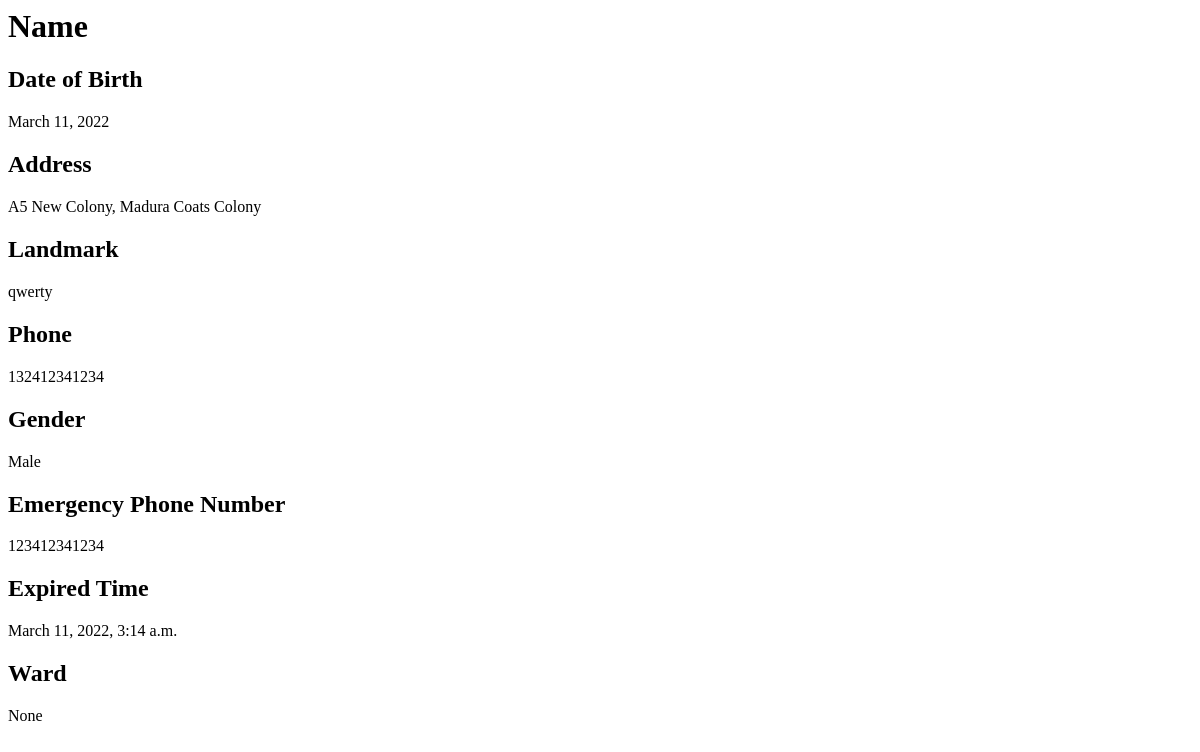
Page /patient-detail/1 on the earlier database version.
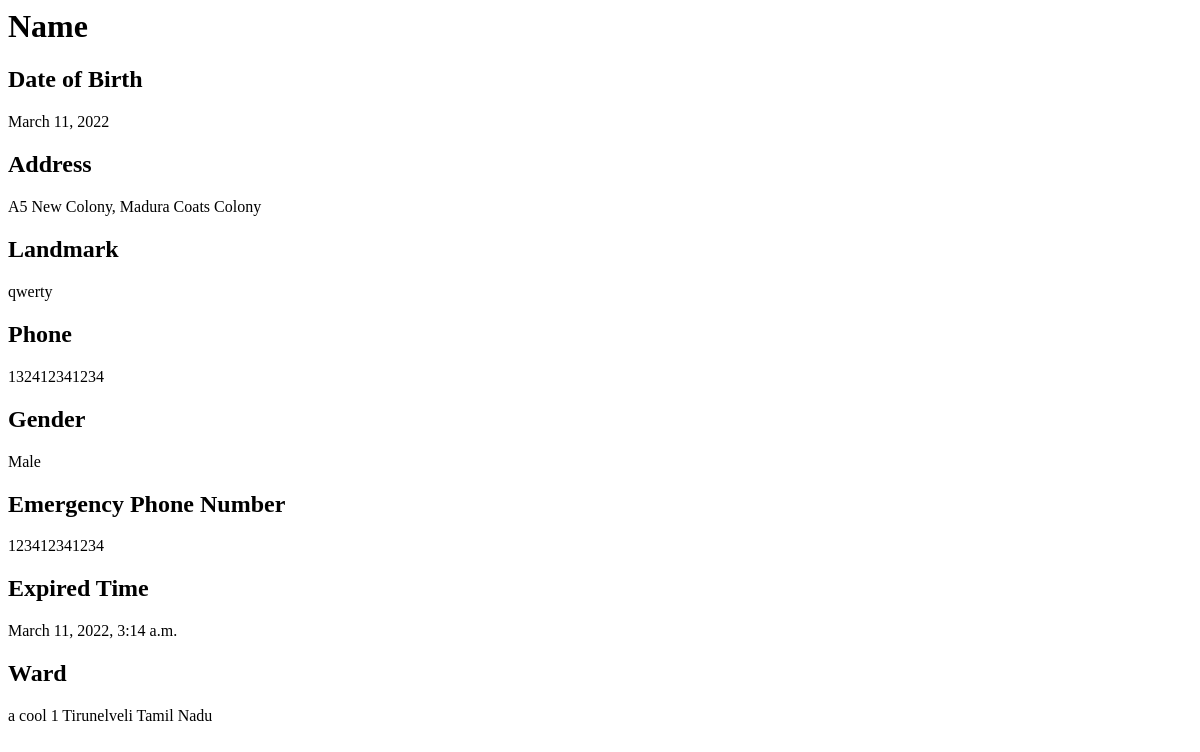
Same page on the later database version.
### user/models.py (models this page shows, shortened)
class Patient(models.Model):
    full_name = models.CharField(max_length=100)
    date_of_birth = models.DateField(default=datetime.date.today())
    address = models.CharField(max_length=255)
    landmark = models.CharField(max_length=255)
    phone = models.IntegerField()
    gender = models.CharField(
        max_length=100,
        choices=GENDER_CHOICES,
        default=GENDER_CHOICES[0][0],
    )
    emergency_phone_number = models.IntegerField()
    expired_time = models.DateTimeField(null=True, default=timezone.now())
    ward = models.ForeignKey("Ward", on_delete=models.PROTECT, null=True, blank=True)

class Ward(models.Model):
    name = models.CharField(max_length=100)
    number = models.IntegerField()
    lgs_body = models.ForeignKey("LgsBody", on_delete=models.PROTECT)
    def __str__(self):
        return f"{self.name} {self.lgs_body}"

class LgsBody(models.Model):
    name = models.CharField(max_length=100)
    kind = models.CharField(
        max_length=100, choices=LOCAL_BODY_CHOICES, default=LOCAL_BODY_CHOICES[0][0]
    )
    lgs_body_code = models.CharField(max_length=20, blank=True, null=True)
    district = models.ForeignKey("District", on_delete=models.PROTECT)
    def __str__(self):
        return f"{self.name} {self.kind} {self.district}"

class District(models.Model):
    name = models.CharField(max_length=255)
    state = models.ForeignKey("State", on_delete=models.PROTECT)
    def __str__(self):
        return f"{self.name} {self.state}"

class State(models.Model):
    name = models.CharField(max_length=255)
    def __str__(self):
        return self.name

### user/views.py (the view)
# urls.py: path("patient-detail/<pk>",DetailPatientView.as_view()),
class DetailPatientView(DetailView):
    model = Patient
    template_name = "patient-details.html"

### templates/patient-details.html (shortened to what this page needs)
<h1>Name</h1>
<h2>Date of Birth</h2>
{{object.date_of_birth}}
<h2>Address</h2>
{{object.address}}
<h2>Landmark</h2>
{{object.landmark}}
<h2>Phone</h2>
{{object.phone}}
<h2>Gender</h2>
{{object.gender}}
<h2>Emergency Phone Number</h2>
{{object.emergency_phone_number}}
<h2>Expired Time</h2>
{{object.expired_time}}
<h2>Ward</h2>
{{object.ward}}

Differences in the rows shown:
changed Patient "A5 New Colony, Madura Coats Colony": ward "None" → "a cool 1 Tirunelveli Tamil Nadu"
